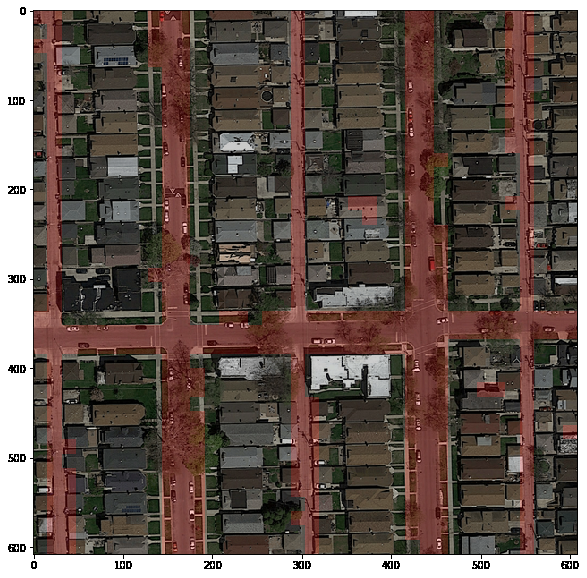
#> input picture foto_strade.png, 587 x 578 px
$ python -i preprocessing_my.py   (imports and definitions only)   (older library calls are emulated)
#> lines starting #> are read from the running program, lines starting #| are printed output that depends on the picture
import matplotlib.image as mpimg
import numpy as np
import matplotlib.pyplot as plt
import os,sys
import cv2
from scipy import ndimage
from PIL import Image
from helpers_img_my import *
from sklearn import preprocessing as prp
from sklearn.preprocessing import PolynomialFeatures
from sklearn.cluster import KMeans


# [31 lines left out: functions rotation, flip, expand, not called in this run]

def add_gray_dimension(img):
    out=np.dot(img[...,:3], [0.299, 0.587, 0.114])
    shape_one=[out.shape[0], out.shape[1], 1]
    out = np.reshape(out, shape_one)
    return out

def add_laplacian(img):
    laplbew=ndimage.gaussian_laplace(add_gray_dimension(img),2)
    lapl=ndimage.gaussian_laplace(img,2)
    return laplbew,lapl

def add_sobel(img):
    sx = ndimage.sobel(img, axis=0, mode='constant')
    sy = ndimage.sobel(img, axis=1, mode='constant')
    sob = np.hypot(sx, sy)
    return sob

def add_segment(im):
    n = 10
    l = 256
    im = ndimage.gaussian_filter(im, sigma=l/(4.*n))
    mask = (im > im.mean()).astype(np.float)
    mask += 0.1 * im
    img = mask + 0.2*np.random.randn(*mask.shape)
    hist, bin_edges = np.histogram(img, bins=60)
    bin_centers = 0.5*(bin_edges[:-1] + bin_edges[1:])
    binary_img = img > 0.5
    open_img = ndimage.binary_opening(binary_img)
    # Remove small black hole
    close_img = ndimage.binary_closing(open_img)
    close_img=add_gray_dimension(close_img)
    return close_img

# [13 lines left out: function add_label_kmeans, not called in this run]

def add_features(img):
    gray_img = add_gray_dimension(img)
    sob = add_sobel(img)
    lapbew,lap=add_laplacian(img)
    seg=add_segment(img)
    #img = np.concatenate((img, gray_img), axis = 2)
    img = np.concatenate((img, sob), axis = 2)
    img = np.concatenate((img, lapbew), axis = 2)
    img = np.concatenate((img, lap), axis = 2)
    #img = np.concatenate((img, seg), axis = 2)
    return img

# [12 lines left out: functions extract_features, poly_features, not called in this run]

>>> import cv2
>>> picture = cv2.imread('foto_strade.png')
#> picture is the input picture: shape (578, 587, 3); mean B, G, R 77.9, 84.8, 98.6
>>> result = add_features(picture)
#> in add_sobel, `sob = np.hypot(sx, sy)`:
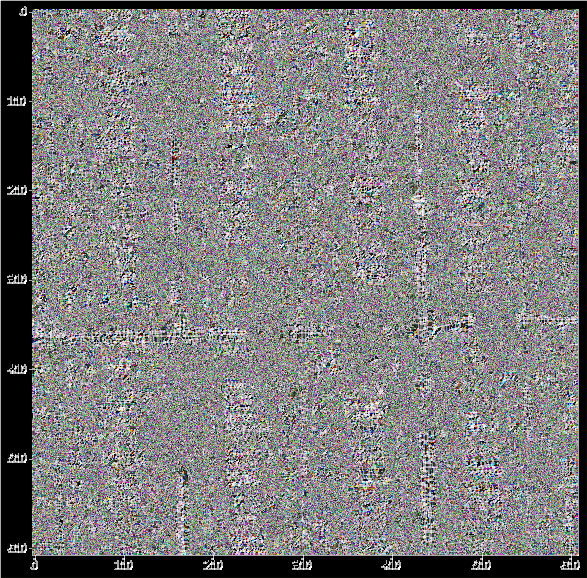
#> sob: shape (578, 587, 3) float16; mean B, G, R 177.6, 176.8, 177.6; drawn with min black and max white
#> in add_laplacian, `laplbew=ndimage.gaussian_laplace(add_gray_dimension(img),2)`:
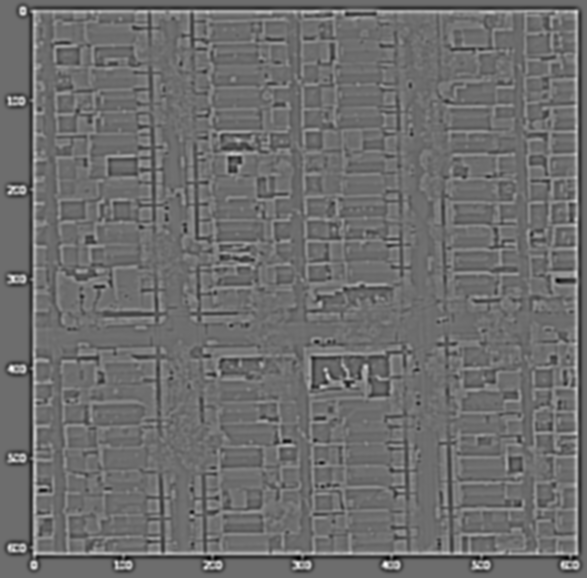
#> laplbew: shape (578, 587, 1) float64; min -23.72, max 31.18, mean 0; drawn with min black and max white
#> in add_laplacian, `lapl=ndimage.gaussian_laplace(img,2)`:
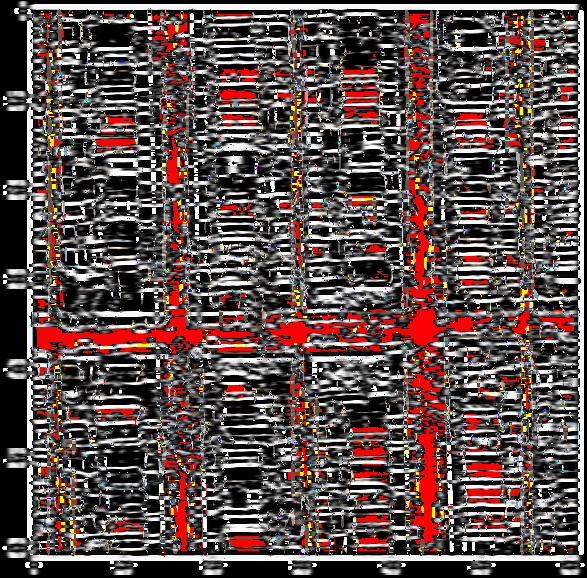
#> lapl: shape (578, 587, 3); mean B, G, R 75.7, 78.2, 96.9
#> in add_segment, `im = ndimage.gaussian_filter(im, sigma=l/(4.*n))`:
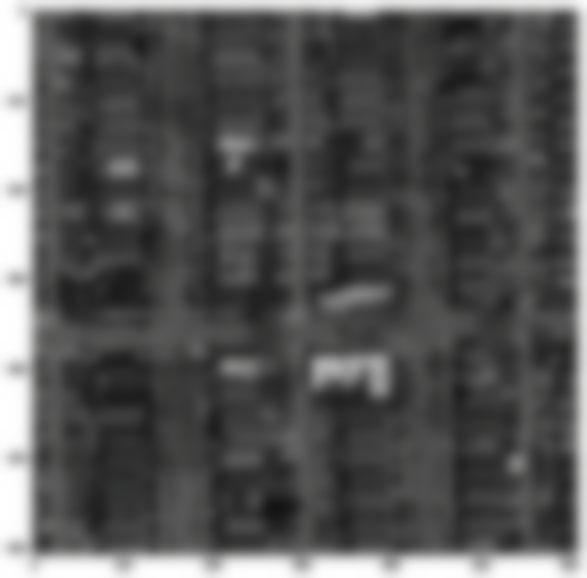
#> im: shape (578, 587, 3); mean of channels 0, 1, 2 85.5, 85.6, 85.8; drawn as B, G, R
#> in add_segment, `mask = (im > im.mean()).astype(np.float)`:
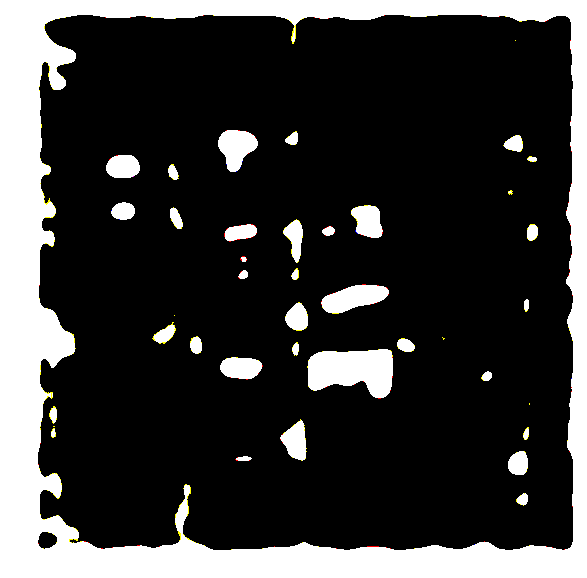
#> mask: shape (578, 587, 3) float64; mean of channels 0, 1, 2 0.222, 0.224, 0.225; drawn as B, G, R
#> in add_segment, `hist, bin_edges = np.histogram(img, bins=60)`: hist = 60 values, max 89260 at index 9, min 13 at index 0, mean 16964.3; bin_edges = 61 values from 1.34 to 27.17
#> in add_segment, `bin_centers = 0.5*(bin_edges[:-1] + bin_edges[1:])`: bin_centers = 60 values from 1.56 to 26.95
#> in add_segment, `binary_img = img > 0.5`: binary_img: shape (578, 587, 3) bool; every value is 1
#> in add_segment, `close_img = ndimage.binary_closing(open_img)`:
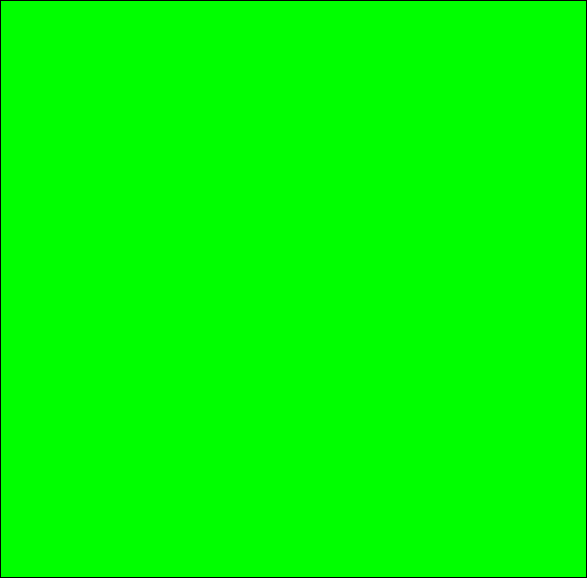
#> close_img: shape (578, 587, 3) bool; mean of channels 0, 1, 2 0, 0.993, 0; drawn as B, G, R
#> in add_gray_dimension (call 3), `out=np.dot(img[...,:3], [0.299, 0.587, 0.114])`:
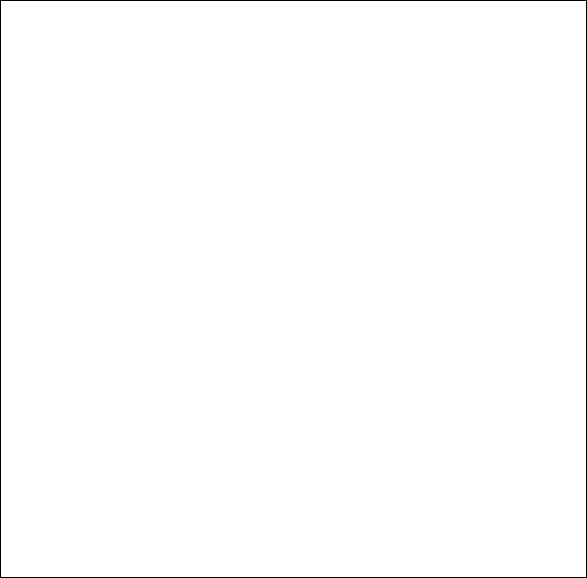
#> out: shape (578, 587) float64; values 0 (black) and 0.587 (white), 99.3% white; black in thin lines or dots
